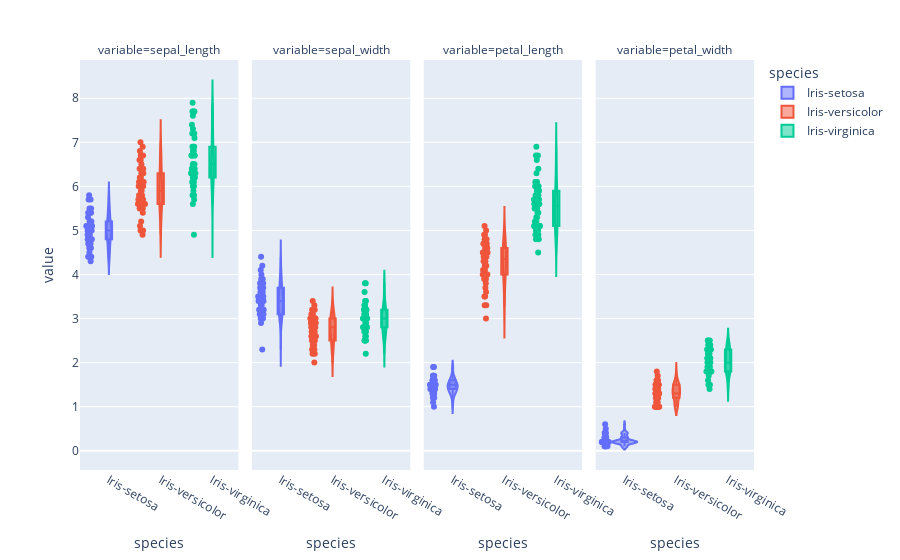

Here is the notebook cell this chart was saved with:
### Markdown cell above
### Feature Distribution by Species (Violin Plot)

### Code cell
fig = px.violin(
    iris.melt(id_vars="species", value_vars=["sepal_length", "sepal_width", "petal_length", "petal_width"]),
    x="species",
    y="value",
    color='species',
    facet_col='variable',
    box=True,
    points='all',
)
fig.write_image("../reports/figures/02_box_by_species.png", scale=2)
fig.show()

### Figure 1 — Plotly figure (JSON) as saved in the notebook; plotly's stock layout.template omitted (floating-point values rounded to 4 significant figures)
{"data": [{"alignmentgroup": "True", "box": {"visible": true}, "hovertemplate": "species=%{x}<br>variable=sepal_length<br>value=%{y}<extra></extra>", "legendgroup": "Iris-setosa", "marker": {"color": "#636efa"}, "name": "Iris-setosa", "offsetgroup": "Iris-setosa", "orientation": "v", "points": "all", "scalegroup": "True", "showlegend": true, "type": "violin", "x": ["Iris-setosa", "Iris-setosa", "Iris-setosa", "Iris-setosa", "Iris-setosa", "Iris-setosa", "Iris-setosa", "Iris-setosa", "Iris-setosa", "Iris-setosa", "Iris-setosa", "Iris-setosa", "Iris-setosa", "Iris-setosa", "Iris-setosa", "Iris-setosa", "Iris-setosa", "Iris-setosa", "Iris-setosa", "Iris-setosa", "Iris-setosa", "Iris-setosa", "Iris-setosa", "Iris-setosa", "Iris-setosa", "Iris-setosa", "Iris-setosa", "Iris-setosa", "Iris-setosa", "Iris-setosa", "Iris-setosa", "Iris-setosa", "Iris-setosa", "Iris-setosa", "Iris-setosa", "Iris-setosa", "Iris-setosa", "Iris-setosa", "Iris-setosa", "Iris-setosa", "Iris-setosa", "Iris-setosa", "Iris-setosa", "Iris-setosa", "Iris-setosa", "Iris-setosa", "Iris-setosa", "Iris-setosa", "Iris-setosa", "Iris-setosa"], "x0": " ", "xaxis": "x", "y": [5.1, 4.9, 4.7, 4.6, 5.0, 5.4, 4.6, 5.0, 4.4, 4.9, 5.4, 4.8, 4.8, 4.3, 5.8, 5.7, 5.4, 5.1, 5.7, 5.1, 5.4, 5.1, 4.6, 5.1, 4.8, 5.0, 5.0, 5.2, 5.2, 4.7, 4.8, 5.4, 5.2, 5.5, 4.9, 5.0, 5.5, 4.9, 4.4, 5.1, 5.0, 4.5, 4.4, 5.0, 5.1, 4.8, 5.1, 4.6, 5.3, 5.0], "y0": " ", "yaxis": "y"}, {"alignmentgroup": "True", "box": {"visible": true}, "hovertemplate": "species=%{x}<br>variable=sepal_width<br>value=%{y}<extra></extra>", "legendgroup": "Iris-setosa", "marker": {"color": "#636efa"}, "name": "Iris-setosa", "offsetgroup": "Iris-setosa", "orientation": "v", "points": "all", "scalegroup": "True", "showlegend": false, "type": "violin", "x": ["Iris-setosa", "Iris-setosa", "Iris-setosa", "Iris-setosa", "Iris-setosa", "Iris-setosa", "Iris-setosa", "Iris-setosa", "Iris-setosa", "Iris-setosa", "Iris-setosa", "Iris-setosa", "Iris-setosa", "Iris-setosa", "Iris-setosa", "Iris-setosa", "Iris-setosa", "Iris-setosa", "Iris-setosa", "Iris-setosa", "Iris-setosa", "Iris-setosa", "Iris-setosa", "Iris-setosa", "Iris-setosa", "Iris-setosa", "Iris-setosa", "Iris-setosa", "Iris-setosa", "Iris-setosa", "Iris-setosa", "Iris-setosa", "Iris-setosa", "Iris-setosa", "Iris-setosa", "Iris-setosa", "Iris-setosa", "Iris-setosa", "Iris-setosa", "Iris-setosa", "Iris-setosa", "Iris-setosa", "Iris-setosa", "Iris-setosa", "Iris-setosa", "Iris-setosa", "Iris-setosa", "Iris-setosa", "Iris-setosa", "Iris-setosa"], "x0": " ", "xaxis": "x2", "y": [3.5, 3.0, 3.2, 3.1, 3.6, 3.9, 3.4, 3.4, 2.9, 3.1, 3.7, 3.4, 3.0, 3.0, 4.0, 4.4, 3.9, 3.5, 3.8, 3.8, 3.4, 3.7, 3.6, 3.3, 3.4, 3.0, 3.4, 3.5, 3.4, 3.2, 3.1, 3.4, 4.1, 4.2, 3.1, 3.2, 3.5, 3.1, 3.0, 3.4, 3.5, 2.3, 3.2, 3.5, 3.8, 3.0, 3.8, 3.2, 3.7, 3.3], "y0": " ", "yaxis": "y2"}, {"alignmentgroup": "True", "box": {"visible": true}, "hovertemplate": "species=%{x}<br>variable=petal_length<br>value=%{y}<extra></extra>", "legendgroup": "Iris-setosa", "marker": {"color": "#636efa"}, "name": "Iris-setosa", "offsetgroup": "Iris-setosa", "orientation": "v", "points": "all", "scalegroup": "True", "showlegend": false, "type": "violin", "x": ["Iris-setosa", "Iris-setosa", "Iris-setosa", "Iris-setosa", "Iris-setosa", "Iris-setosa", "Iris-setosa", "Iris-setosa", "Iris-setosa", "Iris-setosa", "Iris-setosa", "Iris-setosa", "Iris-setosa", "Iris-setosa", "Iris-setosa", "Iris-setosa", "Iris-setosa", "Iris-setosa", "Iris-setosa", "Iris-setosa", "Iris-setosa", "Iris-setosa", "Iris-setosa", "Iris-setosa", "Iris-setosa", "Iris-setosa", "Iris-setosa", "Iris-setosa", "Iris-setosa", "Iris-setosa", "Iris-setosa", "Iris-setosa", "Iris-setosa", "Iris-setosa", "Iris-setosa", "Iris-setosa", "Iris-setosa", "Iris-setosa", "Iris-setosa", "Iris-setosa", "Iris-setosa", "Iris-setosa", "Iris-setosa", "Iris-setosa", "Iris-setosa", "Iris-setosa", "Iris-setosa", "Iris-setosa", "Iris-setosa", "Iris-setosa"], "x0": " ", "xaxis": "x3", "y": [1.4, 1.4, 1.3, 1.5, 1.4, 1.7, 1.4, 1.5, 1.4, 1.5, 1.5, 1.6, 1.4, 1.1, 1.2, 1.5, 1.3, 1.4, 1.7, 1.5, 1.7, 1.5, 1.0, 1.7, 1.9, 1.6, 1.6, 1.5, 1.4, 1.6, 1.6, 1.5, 1.5, 1.4, 1.5, 1.2, 1.3, 1.5, 1.3, 1.5, 1.3, 1.3, 1.3, 1.6, 1.9, 1.4, 1.6, 1.4, 1.5, 1.4], "y0": " ", "yaxis": "y3"}, {"alignmentgroup": "True", "box": {"visible": true}, "hovertemplate": "species=%{x}<br>variable=petal_width<br>value=%{y}<extra></extra>", "legendgroup": "Iris-setosa", "marker": {"color": "#636efa"}, "name": "Iris-setosa", "offsetgroup": "Iris-setosa", "orientation": "v", "points": "all", "scalegroup": "True", "showlegend": false, "type": "violin", "x": ["Iris-setosa", "Iris-setosa", "Iris-setosa", "Iris-setosa", "Iris-setosa", "Iris-setosa", "Iris-setosa", "Iris-setosa", "Iris-setosa", "Iris-setosa", "Iris-setosa", "Iris-setosa", "Iris-setosa", "Iris-setosa", "Iris-setosa", "Iris-setosa", "Iris-setosa", "Iris-setosa", "Iris-setosa", "Iris-setosa", "Iris-setosa", "Iris-setosa", "Iris-setosa", "Iris-setosa", "Iris-setosa", "Iris-setosa", "Iris-setosa", "Iris-setosa", "Iris-setosa", "Iris-setosa", "Iris-setosa", "Iris-setosa", "Iris-setosa", "Iris-setosa", "Iris-setosa", "Iris-setosa", "Iris-setosa", "Iris-setosa", "Iris-setosa", "Iris-setosa", "Iris-setosa", "Iris-setosa", "Iris-setosa", "Iris-setosa", "Iris-setosa", "Iris-setosa", "Iris-setosa", "Iris-setosa", "Iris-setosa", "Iris-setosa"], "x0": " ", "xaxis": "x4", "y": [0.2, 0.2, 0.2, 0.2, 0.2, 0.4, 0.3, 0.2, 0.2, 0.1, 0.2, 0.2, 0.1, 0.1, 0.2, 0.4, 0.4, 0.3, 0.3, 0.3, 0.2, 0.4, 0.2, 0.5, 0.2, 0.2, 0.4, 0.2, 0.2, 0.2, 0.2, 0.4, 0.1, 0.2, 0.1, 0.2, 0.2, 0.1, 0.2, 0.2, 0.3, 0.3, 0.2, 0.6, 0.4, 0.3, 0.2, 0.2, 0.2, 0.2], "y0": " ", "yaxis": "y4"}, {"alignmentgroup": "True", "box": {"visible": true}, "hovertemplate": "species=%{x}<br>variable=sepal_length<br>value=%{y}<extra></extra>", "legendgroup": "Iris-versicolor", "marker": {"color": "#EF553B"}, "name": "Iris-versicolor", "offsetgroup": "Iris-versicolor", "orientation": "v", "points": "all", "scalegroup": "True", "showlegend": true, "type": "violin", "x": ["Iris-versicolor", "Iris-versicolor", "Iris-versicolor", "Iris-versicolor", "Iris-versicolor", "Iris-versicolor", "Iris-versicolor", "Iris-versicolor", "Iris-versicolor", "Iris-versicolor", "Iris-versicolor", "Iris-versicolor", "Iris-versicolor", "Iris-versicolor", "Iris-versicolor", "Iris-versicolor", "Iris-versicolor", "Iris-versicolor", "Iris-versicolor", "Iris-versicolor", "Iris-versicolor", "Iris-versicolor", "Iris-versicolor", "Iris-versicolor", "Iris-versicolor", "Iris-versicolor", "Iris-versicolor", "Iris-versicolor", "Iris-versicolor", "Iris-versicolor", "Iris-versicolor", "Iris-versicolor", "Iris-versicolor", "Iris-versicolor", "Iris-versicolor", "Iris-versicolor", "Iris-versicolor", "Iris-versicolor", "Iris-versicolor", "Iris-versicolor", "Iris-versicolor", "Iris-versicolor", "Iris-versicolor", "Iris-versicolor", "Iris-versicolor", "Iris-versicolor", "Iris-versicolor", "Iris-versicolor", "Iris-versicolor", "Iris-versicolor"], "x0": " ", "xaxis": "x", "y": [7.0, 6.4, 6.9, 5.5, 6.5, 5.7, 6.3, 4.9, 6.6, 5.2, 5.0, 5.9, 6.0, 6.1, 5.6, 6.7, 5.6, 5.8, 6.2, 5.6, 5.9, 6.1, 6.3, 6.1, 6.4, 6.6, 6.8, 6.7, 6.0, 5.7, 5.5, 5.5, 5.8, 6.0, 5.4, 6.0, 6.7, 6.3, 5.6, 5.5, 5.5, 6.1, 5.8, 5.0, 5.6, 5.7, 5.7, 6.2, 5.1, 5.7], "y0": " ", "yaxis": "y"}, {"alignmentgroup": "True", "box": {"visible": true}, "hovertemplate": "species=%{x}<br>variable=sepal_width<br>value=%{y}<extra></extra>", "legendgroup": "Iris-versicolor", "marker": {"color": "#EF553B"}, "name": "Iris-versicolor", "offsetgroup": "Iris-versicolor", "orientation": "v", "points": "all", "scalegroup": "True", "showlegend": false, "type": "violin", "x": ["Iris-versicolor", "Iris-versicolor", "Iris-versicolor", "Iris-versicolor", "Iris-versicolor", "Iris-versicolor", "Iris-versicolor", "Iris-versicolor", "Iris-versicolor", "Iris-versicolor", "Iris-versicolor", "Iris-versicolor", "Iris-versicolor", "Iris-versicolor", "Iris-versicolor", "Iris-versicolor", "Iris-versicolor", "Iris-versicolor", "Iris-versicolor", "Iris-versicolor", "Iris-versicolor", "Iris-versicolor", "Iris-versicolor", "Iris-versicolor", "Iris-versicolor", "Iris-versicolor", "Iris-versicolor", "Iris-versicolor", "Iris-versicolor", "Iris-versicolor", "Iris-versicolor", "Iris-versicolor", "Iris-versicolor", "Iris-versicolor", "Iris-versicolor", "Iris-versicolor", "Iris-versicolor", "Iris-versicolor", "Iris-versicolor", "Iris-versicolor", "Iris-versicolor", "Iris-versicolor", "Iris-versicolor", "Iris-versicolor", "Iris-versicolor", "Iris-versicolor", "Iris-versicolor", "Iris-versicolor", "Iris-versicolor", "Iris-versicolor"], "x0": " ", "xaxis": "x2", "y": [3.2, 3.2, 3.1, 2.3, 2.8, 2.8, 3.3, 2.4, 2.9, 2.7, 2.0, 3.0, 2.2, 2.9, 2.9, 3.1, 3.0, 2.7, 2.2, 2.5, 3.2, 2.8, 2.5, 2.8, 2.9, 3.0, 2.8, 3.0, 2.9, 2.6, 2.4, 2.4, 2.7, 2.7, 3.0, 3.4, 3.1, 2.3, 3.0, 2.5, 2.6, 3.0, 2.6, 2.3, 2.7, 3.0, 2.9, 2.9, 2.5, 2.8], "y0": " ", "yaxis": "y2"}, {"alignmentgroup": "True", "box": {"visible": true}, "hovertemplate": "species=%{x}<br>variable=petal_length<br>value=%{y}<extra></extra>", "legendgroup": "Iris-versicolor", "marker": {"color": "#EF553B"}, "name": "Iris-versicolor", "offsetgroup": "Iris-versicolor", "orientation": "v", "points": "all", "scalegroup": "True", "showlegend": false, "type": "violin", "x": ["Iris-versicolor", "Iris-versicolor", "Iris-versicolor", "Iris-versicolor", "Iris-versicolor", "Iris-versicolor", "Iris-versicolor", "Iris-versicolor", "Iris-versicolor", "Iris-versicolor", "Iris-versicolor", "Iris-versicolor", "Iris-versicolor", "Iris-versicolor", "Iris-versicolor", "Iris-versicolor", "Iris-versicolor", "Iris-versicolor", "Iris-versicolor", "Iris-versicolor", "Iris-versicolor", "Iris-versicolor", "Iris-versicolor", "Iris-versicolor", "Iris-versicolor", "Iris-versicolor", "Iris-versicolor", "Iris-versicolor", "Iris-versicolor", "Iris-versicolor", "Iris-versicolor", "Iris-versicolor", "Iris-versicolor", "Iris-versicolor", "Iris-versicolor", "Iris-versicolor", "Iris-versicolor", "Iris-versicolor", "Iris-versicolor", "Iris-versicolor", "Iris-versicolor", "Iris-versicolor", "Iris-versicolor", "Iris-versicolor", "Iris-versicolor", "Iris-versicolor", "Iris-versicolor", "Iris-versicolor", "Iris-versicolor", "Iris-versicolor"], "x0": " ", "xaxis": "x3", "y": [4.7, 4.5, 4.9, 4.0, 4.6, 4.5, 4.7, 3.3, 4.6, 3.9, 3.5, 4.2, 4.0, 4.7, 3.6, 4.4, 4.5, 4.1, 4.5, 3.9, 4.8, 4.0, 4.9, 4.7, 4.3, 4.4, 4.8, 5.0, 4.5, 3.5, 3.8, 3.7, 3.9, 5.1, 4.5, 4.5, 4.7, 4.4, 4.1, 4.0, 4.4, 4.6, 4.0, 3.3, 4.2, 4.2, 4.2, 4.3, 3.0, 4.1], "y0": " ", "yaxis": "y3"}, {"alignmentgroup": "True", "box": {"visible": true}, "hovertemplate": "species=%{x}<br>variable=petal_width<br>value=%{y}<extra></extra>", "legendgroup": "Iris-versicolor", "marker": {"color": "#EF553B"}, "name": "Iris-versicolor", "offsetgroup": "Iris-versicolor", "orientation": "v", "points": "all", "scalegroup": "True", "showlegend": false, "type": "violin", "x": ["Iris-versicolor", "Iris-versicolor", "Iris-versicolor", "Iris-versicolor", "Iris-versicolor", "Iris-versicolor", "Iris-versicolor", "Iris-versicolor", "Iris-versicolor", "Iris-versicolor", "Iris-versicolor", "Iris-versicolor", "Iris-versicolor", "Iris-versicolor", "Iris-versicolor", "Iris-versicolor", "Iris-versicolor", "Iris-versicolor", "Iris-versicolor", "Iris-versicolor", "Iris-versicolor", "Iris-versicolor", "Iris-versicolor", "Iris-versicolor", "Iris-versicolor", "Iris-versicolor", "Iris-versicolor", "Iris-versicolor", "Iris-versicolor", "Iris-versicolor", "Iris-versicolor", "Iris-versicolor", "Iris-versicolor", "Iris-versicolor", "Iris-versicolor", "Iris-versicolor", "Iris-versicolor", "Iris-versicolor", "Iris-versicolor", "Iris-versicolor", "Iris-versicolor", "Iris-versicolor", "Iris-versicolor", "Iris-versicolor", "Iris-versicolor", "Iris-versicolor", "Iris-versicolor", "Iris-versicolor", "Iris-versicolor", "Iris-versicolor"], "x0": " ", "xaxis": "x4", "y": [1.4, 1.5, 1.5, 1.3, 1.5, 1.3, 1.6, 1.0, 1.3, 1.4, 1.0, 1.5, 1.0, 1.4, 1.3, 1.4, 1.5, 1.0, 1.5, 1.1, 1.8, 1.3, 1.5, 1.2, 1.3, 1.4, 1.4, 1.7, 1.5, 1.0, 1.1, 1.0, 1.2, 1.6, 1.5, 1.6, 1.5, 1.3, 1.3, 1.3, 1.2, 1.4, 1.2, 1.0, 1.3, 1.2, 1.3, 1.3, 1.1, 1.3], "y0": " ", "yaxis": "y4"}, {"alignmentgroup": "True", "box": {"visible": true}, "hovertemplate": "species=%{x}<br>variable=sepal_length<br>value=%{y}<extra></extra>", "legendgroup": "Iris-virginica", "marker": {"color": "#00cc96"}, "name": "Iris-virginica", "offsetgroup": "Iris-virginica", "orientation": "v", "points": "all", "scalegroup": "True", "showlegend": true, "type": "violin", "x": ["Iris-virginica", "Iris-virginica", "Iris-virginica", "Iris-virginica", "Iris-virginica", "Iris-virginica", "Iris-virginica", "Iris-virginica", "Iris-virginica", "Iris-virginica", "Iris-virginica", "Iris-virginica", "Iris-virginica", "Iris-virginica", "Iris-virginica", "Iris-virginica", "Iris-virginica", "Iris-virginica", "Iris-virginica", "Iris-virginica", "Iris-virginica", "Iris-virginica", "Iris-virginica", "Iris-virginica", "Iris-virginica", "Iris-virginica", "Iris-virginica", "Iris-virginica", "Iris-virginica", "Iris-virginica", "Iris-virginica", "Iris-virginica", "Iris-virginica", "Iris-virginica", "Iris-virginica", "Iris-virginica", "Iris-virginica", "Iris-virginica", "Iris-virginica", "Iris-virginica", "Iris-virginica", "Iris-virginica", "Iris-virginica", "Iris-virginica", "Iris-virginica", "Iris-virginica", "Iris-virginica", "Iris-virginica", "Iris-virginica", "Iris-virginica"], "x0": " ", "xaxis": "x", "y": [6.3, 5.8, 7.1, 6.3, 6.5, 7.6, 4.9, 7.3, 6.7, 7.2, 6.5, 6.4, 6.8, 5.7, 5.8, 6.4, 6.5, 7.7, 7.7, 6.0, 6.9, 5.6, 7.7, 6.3, 6.7, 7.2, 6.2, 6.1, 6.4, 7.2, 7.4, 7.9, 6.4, 6.3, 6.1, 7.7, 6.3, 6.4, 6.0, 6.9, 6.7, 6.9, 5.8, 6.8, 6.7, 6.7, 6.3, 6.5, 6.2, 5.9], "y0": " ", "yaxis": "y"}, {"alignmentgroup": "True", "box": {"visible": true}, "hovertemplate": "species=%{x}<br>variable=sepal_width<br>value=%{y}<extra></extra>", "legendgroup": "Iris-virginica", "marker": {"color": "#00cc96"}, "name": "Iris-virginica", "offsetgroup": "Iris-virginica", "orientation": "v", "points": "all", "scalegroup": "True", "showlegend": false, "type": "violin", "x": ["Iris-virginica", "Iris-virginica", "Iris-virginica", "Iris-virginica", "Iris-virginica", "Iris-virginica", "Iris-virginica", "Iris-virginica", "Iris-virginica", "Iris-virginica", "Iris-virginica", "Iris-virginica", "Iris-virginica", "Iris-virginica", "Iris-virginica", "Iris-virginica", "Iris-virginica", "Iris-virginica", "Iris-virginica", "Iris-virginica", "Iris-virginica", "Iris-virginica", "Iris-virginica", "Iris-virginica", "Iris-virginica", "Iris-virginica", "Iris-virginica", "Iris-virginica", "Iris-virginica", "Iris-virginica", "Iris-virginica", "Iris-virginica", "Iris-virginica", "Iris-virginica", "Iris-virginica", "Iris-virginica", "Iris-virginica", "Iris-virginica", "Iris-virginica", "Iris-virginica", "Iris-virginica", "Iris-virginica", "Iris-virginica", "Iris-virginica", "Iris-virginica", "Iris-virginica", "Iris-virginica", "Iris-virginica", "Iris-virginica", "Iris-virginica"], "x0": " ", "xaxis": "x2", "y": [3.3, 2.7, 3.0, 2.9, 3.0, 3.0, 2.5, 2.9, 2.5, 3.6, 3.2, 2.7, 3.0, 2.5, 2.8, 3.2, 3.0, 3.8, 2.6, 2.2, 3.2, 2.8, 2.8, 2.7, 3.3, 3.2, 2.8, 3.0, 2.8, 3.0, 2.8, 3.8, 2.8, 2.8, 2.6, 3.0, 3.4, 3.1, 3.0, 3.1, 3.1, 3.1, 2.7, 3.2, 3.3, 3.0, 2.5, 3.0, 3.4, 3.0], "y0": " ", "yaxis": "y2"}, {"alignmentgroup": "True", "box": {"visible": true}, "hovertemplate": "species=%{x}<br>variable=petal_length<br>value=%{y}<extra></extra>", "legendgroup": "Iris-virginica", "marker": {"color": "#00cc96"}, "name": "Iris-virginica", "offsetgroup": "Iris-virginica", "orientation": "v", "points": "all", "scalegroup": "True", "showlegend": false, "type": "violin", "x": ["Iris-virginica", "Iris-virginica", "Iris-virginica", "Iris-virginica", "Iris-virginica", "Iris-virginica", "Iris-virginica", "Iris-virginica", "Iris-virginica", "Iris-virginica", "Iris-virginica", "Iris-virginica", "Iris-virginica", "Iris-virginica", "Iris-virginica", "Iris-virginica", "Iris-virginica", "Iris-virginica", "Iris-virginica", "Iris-virginica", "Iris-virginica", "Iris-virginica", "Iris-virginica", "Iris-virginica", "Iris-virginica", "Iris-virginica", "Iris-virginica", "Iris-virginica", "Iris-virginica", "Iris-virginica", "Iris-virginica", "Iris-virginica", "Iris-virginica", "Iris-virginica", "Iris-virginica", "Iris-virginica", "Iris-virginica", "Iris-virginica", "Iris-virginica", "Iris-virginica", "Iris-virginica", "Iris-virginica", "Iris-virginica", "Iris-virginica", "Iris-virginica", "Iris-virginica", "Iris-virginica", "Iris-virginica", "Iris-virginica", "Iris-virginica"], "x0": " ", "xaxis": "x3", "y": [6.0, 5.1, 5.9, 5.6, 5.8, 6.6, 4.5, 6.3, 5.8, 6.1, 5.1, 5.3, 5.5, 5.0, 5.1, 5.3, 5.5, 6.7, 6.9, 5.0, 5.7, 4.9, 6.7, 4.9, 5.7, 6.0, 4.8, 4.9, 5.6, 5.8, 6.1, 6.4, 5.6, 5.1, 5.6, 6.1, 5.6, 5.5, 4.8, 5.4, 5.6, 5.1, 5.1, 5.9, 5.7, 5.2, 5.0, 5.2, 5.4, 5.1], "y0": " ", "yaxis": "y3"}, {"alignmentgroup": "True", "box": {"visible": true}, "hovertemplate": "species=%{x}<br>variable=petal_width<br>value=%{y}<extra></extra>", "legendgroup": "Iris-virginica", "marker": {"color": "#00cc96"}, "name": "Iris-virginica", "offsetgroup": "Iris-virginica", "orientation": "v", "points": "all", "scalegroup": "True", "showlegend": false, "type": "violin", "x": ["Iris-virginica", "Iris-virginica", "Iris-virginica", "Iris-virginica", "Iris-virginica", "Iris-virginica", "Iris-virginica", "Iris-virginica", "Iris-virginica", "Iris-virginica", "Iris-virginica", "Iris-virginica", "Iris-virginica", "Iris-virginica", "Iris-virginica", "Iris-virginica", "Iris-virginica", "Iris-virginica", "Iris-virginica", "Iris-virginica", "Iris-virginica", "Iris-virginica", "Iris-virginica", "Iris-virginica", "Iris-virginica", "Iris-virginica", "Iris-virginica", "Iris-virginica", "Iris-virginica", "Iris-virginica", "Iris-virginica", "Iris-virginica", "Iris-virginica", "Iris-virginica", "Iris-virginica", "Iris-virginica", "Iris-virginica", "Iris-virginica", "Iris-virginica", "Iris-virginica", "Iris-virginica", "Iris-virginica", "Iris-virginica", "Iris-virginica", "Iris-virginica", "Iris-virginica", "Iris-virginica", "Iris-virginica", "Iris-virginica", "Iris-virginica"], "x0": " ", "xaxis": "x4", "y": [2.5, 1.9, 2.1, 1.8, 2.2, 2.1, 1.7, 1.8, 1.8, 2.5, 2.0, 1.9, 2.1, 2.0, 2.4, 2.3, 1.8, 2.2, 2.3, 1.5, 2.3, 2.0, 2.0, 1.8, 2.1, 1.8, 1.8, 1.8, 2.1, 1.6, 1.9, 2.0, 2.2, 1.5, 1.4, 2.3, 2.4, 1.8, 1.8, 2.1, 2.4, 2.3, 1.9, 2.3, 2.5, 2.3, 1.9, 2.0, 2.3, 1.8], "y0": " ", "yaxis": "y4"}], "layout": {"annotations": [{"font": {}, "showarrow": false, "text": "variable=sepal_length", "x": 0.1175, "xanchor": "center", "xref": "paper", "y": 1, "yanchor": "bottom", "yref": "paper"}, {"font": {}, "showarrow": false, "text": "variable=sepal_width", "x": 0.3725, "xanchor": "center", "xref": "paper", "y": 1, "yanchor": "bottom", "yref": "paper"}, {"font": {}, "showarrow": false, "text": "variable=petal_length", "x": 0.6275, "xanchor": "center", "xref": "paper", "y": 1, "yanchor": "bottom", "yref": "paper"}, {"font": {}, "showarrow": false, "text": "variable=petal_width", "x": 0.8825, "xanchor": "center", "xref": "paper", "y": 1, "yanchor": "bottom", "yref": "paper"}], "legend": {"title": {"text": "species"}, "tracegroupgap": 0}, "margin": {"t": 60}, "violinmode": "overlay", "xaxis": {"anchor": "y", "categoryarray": ["Iris-setosa", "Iris-versicolor", "Iris-virginica"], "categoryorder": "array", "domain": [0, 0.235], "title": {"text": "species"}}, "xaxis2": {"anchor": "y2", "categoryarray": ["Iris-setosa", "Iris-versicolor", "Iris-virginica"], "categoryorder": "array", "domain": [0.255, 0.49], "matches": "x", "title": {"text": "species"}}, "xaxis3": {"anchor": "y3", "categoryarray": ["Iris-setosa", "Iris-versicolor", "Iris-virginica"], "categoryorder": "array", "domain": [0.51, 0.745], "matches": "x", "title": {"text": "species"}}, "xaxis4": {"anchor": "y4", "categoryarray": ["Iris-setosa", "Iris-versicolor", "Iris-virginica"], "categoryorder": "array", "domain": [0.765, 1.0], "matches": "x", "title": {"text": "species"}}, "yaxis": {"anchor": "x", "domain": [0, 1], "title": {"text": "value"}}, "yaxis2": {"anchor": "x2", "domain": [0, 1], "matches": "y", "showticklabels": false}, "yaxis3": {"anchor": "x3", "domain": [0, 1], "matches": "y", "showticklabels": false}, "yaxis4": {"anchor": "x4", "domain": [0, 1], "matches": "y", "showticklabels": false}}}
